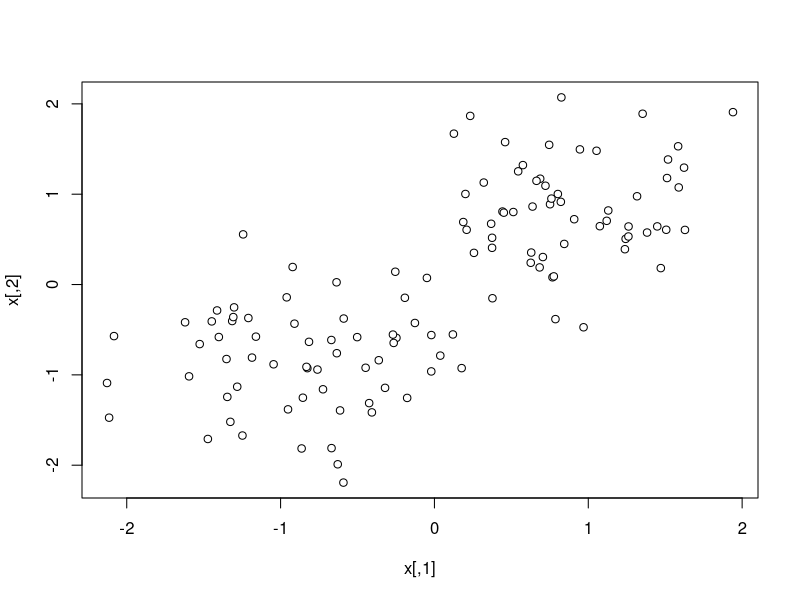

Write the R code that produced this figure.
library(kernlab)

x = rbind(matrix(rnorm(120), ncol=2), matrix(rnorm(120, mean=3), ncol=2))
x = scale(x)
rbf = rbfdot(sigma = 0.5)
ocsvm  = ksvm(x, type="one-svc", kernel=rbf, nu=0.1)

colorcode = rep(0, nrow(x))
colorcode[ocsvm@alphaindex] < 1
plot(x, pch=21, bg=colorcode)
